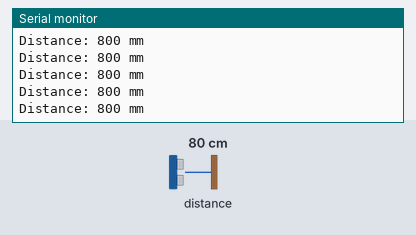
This program was run on a simulated ESP32. Shown: the last lines printed to the serial monitor. Inputs (shaded band) come from the test bench; at power-on: distance to the obstacle 80 cm.

Above: at 1.2 s.
1.3 s: distance to the obstacle set to 250 cm
At 1.49 s:
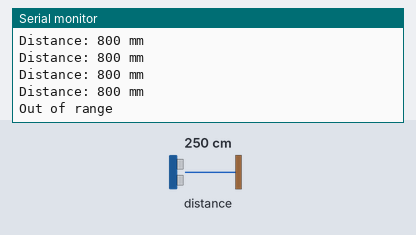
3.3 s: distance to the obstacle set to 2 cm
At 3.35 s:
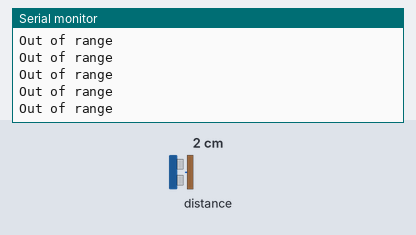

The program:

main.cpp
```cpp
// (licence header left out)
#include <Arduino.h>
#include <Wire.h>
#include <Adafruit_VL53L0X.h>

Adafruit_VL53L0X sensor = Adafruit_VL53L0X();

void setup() {
  Serial.begin(115200);
  Wire.begin();

  // Initialize sensor
  if (!sensor.begin()) {
    Serial.println("ERROR: VL53L0X not found!");
    Serial.println("Check I2C connections (SDA/SCL)");
    while (1);
  }

  Serial.println("VL53L0X initialized");
  Serial.println("Distance measurements:");
}

void loop() {
  VL53L0X_RangingMeasurementData_t measure;
  sensor.rangingTest(&measure, false);

  if (measure.RangeStatus != 4) {
    // Valid measurement
    Serial.print("Distance: ");
    Serial.print(measure.RangeMilliMeter);
    Serial.println(" mm");
  } else {
    Serial.println("Out of range");
  }

  delay(100);
}
```

Measured:
- after the input at 1.3 s, the serial monitor: prints a new line after 0.07 s (image 1)
